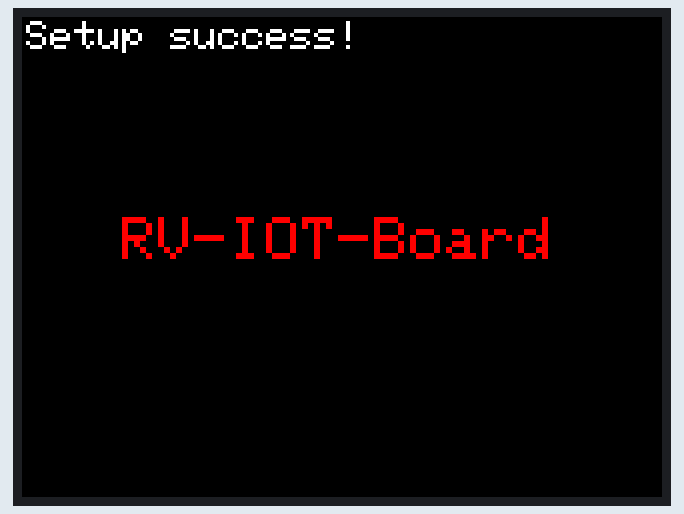
This sketch was run on a simulated ESP32. On the bench: 320×240 colour display. What the sketch prints to the serial monitor is not drawn.

Above: at 0.3 s.

The sketch:

tftDisplay.ino
```cpp
// Make sure library is installed like C:\Users\badari\Documents\Arduino\libraries\TFT_eSPI
// Make sure in the file User_Setup.h, file definitions related ESP32 DEVELOPMENT BOARD ARE UNCOMMENTED, refer file,ReadMe-TFT Display_kb.doc
#include <SPI.h>
#include <TFT_eSPI.h>

TFT_eSPI tft = TFT_eSPI();

void setup() {
  tft.init();
  tft.setRotation(3); // Adjust the rotation if necessary (0 to 3)
  Serial.begin(115200);
  Serial.println("hello...");
  tft.fillScreen(TFT_BLACK); // Fill the screen with white color
  tft.setTextColor(TFT_WHITE); // Set text color to white
  tft.setTextSize(2); // Set text size to 2
  tft.setCursor(2, 2); // Set the cursor position
  tft.println("Setup success!");
  tft.setCursor(50, 100); // Set the cursor position (display on 100th pixel position from top, in that line starts at 50 th pixel position)
  tft.setTextColor(TFT_RED); // Set text color to red
  tft.setTextSize(3); // Set text size to 2
  tft.println("RV-IOT-Board");
}
void loop()
{

}
```
